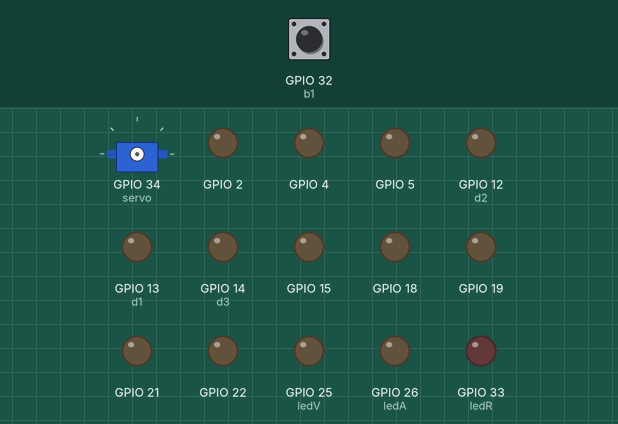
Simulated run of this program. Board: ESP32. Parts: servo, output pins drawn as LEDs (lit = HIGH). The test bench sets the inputs (shaded band); at power-on: GPIO 32 (b1) HIGH. Servo pulses on a pin are drawn as a servo (544–2400 µs = 0–180°); what the program prints to the serial monitor is not drawn.

Above: at 0.1 s.
At 1.7 s:
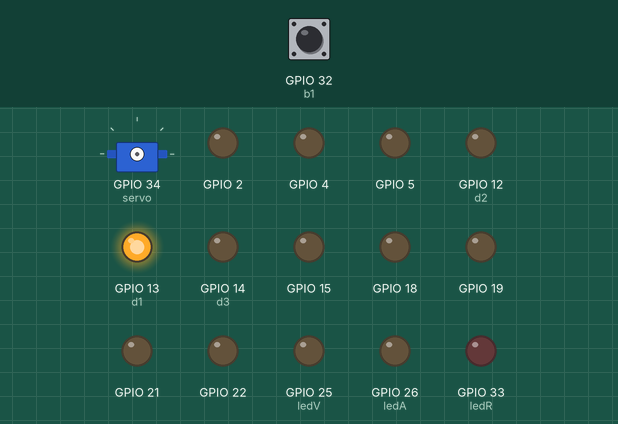
At 4.7 s:
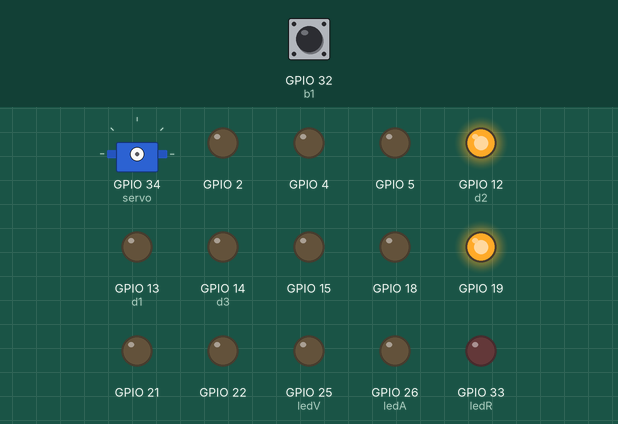
At 7.7 s:
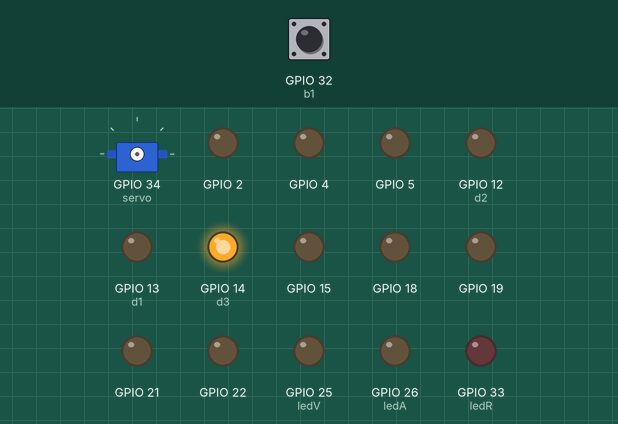
At 16.8 s:
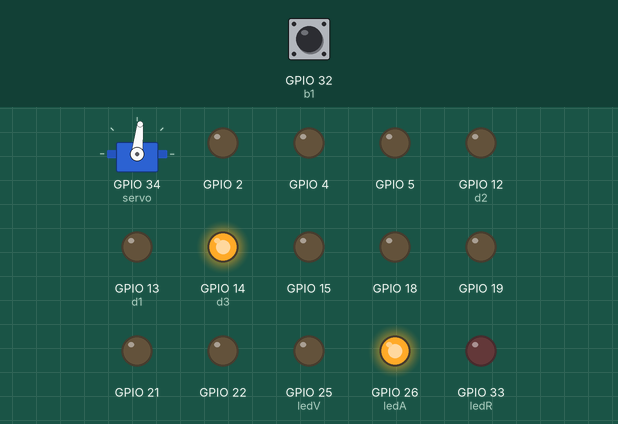
At 38.1 s:
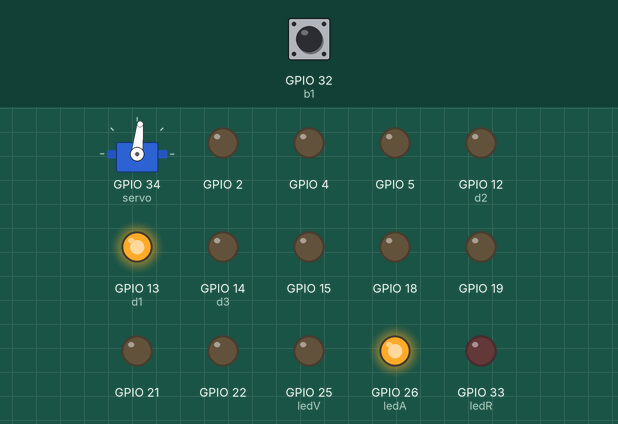
Timing chart, 0 to 39.6 s (numbered marks = the images above):
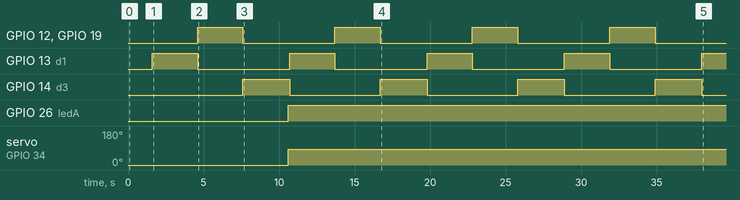

Measured:
- by itself, GPIO 12 (d2), GPIO 13 (d1), GPIO 19: alternates HIGH for 3.0 s and LOW for 6.1 s
- by itself, GPIO 14 (d3): alternates HIGH for 3.1 s and LOW for 6.0 s
- by itself, GPIO 26 (ledA): LOW → HIGH at 10.6 s
- by itself, servo on GPIO 34 (servo): 0° → 84° at 10.6 s

The program:

main.cpp
```cpp
//*****************************************************************************************
//Universidad del Valle de Guatemala
//BE3015: Electrónica Digital 2
//Jimena Sánchez
//Proyecto 1 Digital

//*****************************************************************************************

//*****************************************************************************************
// Librerías
//*****************************************************************************************
#include <Arduino.h>
#include <esp_adc_cal.h>
#include "Display7Seg.h"
#include "AdafruitIO_WiFi.h"

/******** Adafruit IO Config ***********/

// visit io.adafruit.com if you need to create an account,
// or if you need your Adafruit IO key.

#define IO_USERNAME "jimenasanc"
#define IO_KEY "aio_jypx8925mzUPQDT5TuxZibmqpmhg"
#define WIFI_SSID "TIGO-958C-5G"
#define WIFI_PASS "2NB112105126"

AdafruitIO_WiFi io(IO_USERNAME, IO_KEY, WIFI_SSID, WIFI_PASS);
AdafruitIO_Feed *Termometro = io.feed("temperatura");

//*****************************************************************************************
//Definición de pines
//*****************************************************************************************
//parte 1
#define SensorTemp 35
#define b1 32

// parte 2
#define ledR 33
#define ledV 25
#define ledA 26

#define pwmChannel1 1 // canal para led roja
#define pwmChannel2 2 // canal para led verde
#define pwmChannel3 3 // canal para led azul

#define freqPWMled 5000 //Frecuencia de led en Hz
#define resolution 8    //1-16 bits de resolucion

// parte 3
#define servo 34
#define freqPWMservo 50
#define pwmChannel4 4 //canal para el servo
//#define tiempoS 5

//display
#define dA 4
#define dB 21
#define dC 18
#define dD 5
#define dE 22
#define dF 2
#define dG 15
#define dP 19

#define d1 13
#define d2 12
#define d3 14

//*****************************************************************************************
//Prototipos de funciones
//*****************************************************************************************
void configurarPWM(void);

void LEDStemp(void);

void Display7S(int LM35_Sensor);

float ReadVoltage(int ADC_Raw);

//*****************************************************************************************
//Variables Globales
//*****************************************************************************************
int LM35_Sensor = 0;          //resultado, almacena la conversi[on del adc]
float LM35_Temp_Sensor = 0.0; //temp medida

//en vez de usar delay, usar[e esta funci[on]]
long lastTime;
int sampleTime = 3000;

//estado para el boton
int b1State = 0;

//LEDS
int ledDutyCycle = 0;

//SERVO
float sDutyCycle = 0.0;

//Display
int decenas = 0;
int unidades = 0;
int decimales = 0;

//filtro EMA
double adcfilt = 0; //ema. media móvil exponencial
double alpha = 0.09;

//Adafruit
int contador = 0;

//*****************************************************************************************
//ISR
//*****************************************************************************************

//*****************************************************************************************
//Código de configuración
//*****************************************************************************************

void setup()
{
  Serial.begin(115200);
  pinMode(SensorTemp, INPUT);
  pinMode(b1, INPUT_PULLUP);

  pinMode(ledR, OUTPUT);
  pinMode(ledV, OUTPUT);
  pinMode(ledA, OUTPUT);

  lastTime = millis();

  pinMode(servo, OUTPUT);
  configurarPWM();

  configurarDisplay(dA, dB, dC, dD, dE, dF, dG, dP);

  pinMode(d1, OUTPUT);
  pinMode(d2, OUTPUT);
  pinMode(d3, OUTPUT);

  digitalWrite(d1, LOW);
  digitalWrite(d2, LOW);
  digitalWrite(d3, LOW);

  //Adafruit
  while (!Serial)
    ;

  Serial.print("Conectando a Adafruit IO");
  //Connect to io.adafruit.com
  io.connect();

  //Se esperala conexión
  while (io.status() < AIO_CONNECTED)
  {
    Serial.print(".");
    delay(500);
  }
  //Ya se ha conectado
  Serial.println();
  Serial.println(io.statusText());

}

//*****************************************************************************************
//Loop Principal
//*****************************************************************************************
void loop()
{

  //Segmento de Adafruit IO
  io.run();

  // save count to the 'counter' feed on Adafruit IO
  Serial.print("sending temp ");
  Serial.println(contador);
  Termometro->save(LM35_Temp_Sensor);

  if (digitalRead(b1) == LOW)
  {
    b1State = HIGH;
  }
  else if (b1State == HIGH)
  {
    b1State = LOW;
    //para el sensor de temperatura
    lastTime = millis();
    LM35_Sensor = analogReadMilliVolts(SensorTemp); //conecta la variable adc float con el pin de salida
    LM35_Temp_Sensor = LM35_Temp_Sensor / 10.0;     //como el voltaje esta en mV,lo divido entre 10

    //Imprimir en pantalla de Viasual para comprobar lectura
    Serial.print("Temperatura = ");
    Serial.print(LM35_Temp_Sensor);
    //Serial.println(analogReadMilliVolts(SensorTemp) / 10.0);
    Serial.println(" °C ");
  }
  Display7S(LM35_Sensor); //cálculos
  //DISPLAYS
  digitalWrite(d1, HIGH); //controla el primer display = decenas
  digitalWrite(d2, LOW);
  digitalWrite(d3, LOW);
  Display7S(decenas);
  desplegarPunto(0);

  lastTime = millis();
  while (millis() < lastTime + sampleTime)
    ;
  digitalWrite(d1, LOW);
  digitalWrite(d2, HIGH); //controla el segundo display = unidades
  digitalWrite(d3, LOW);
  Display7S(unidades);
  desplegarPunto(1);

  lastTime = millis();
  while (millis() < lastTime + sampleTime)
    ;

  digitalWrite(d1, LOW);
  digitalWrite(d2, LOW);
  digitalWrite(d3, HIGH); //controla el tercer display = decimales
  Display7S(decimales);
  desplegarPunto(0);
  lastTime = millis();
  while (millis() < lastTime + sampleTime)
    ;

  adcfilt = (alpha * LM35_Temp_Sensor) + ((1 - alpha) * adcfilt); //filtro ema

  //llamo a las demas funciones
  LEDStemp();
}
float ReadVoltage(int ADC_Raw)
{
  esp_adc_cal_characteristics_t adc_chars;
  esp_adc_cal_characterize(ADC_UNIT_1, ADC_ATTEN_11db, ADC_WIDTH_12Bit, 1100, &adc_chars);
  return (esp_adc_cal_raw_to_voltage(ADC_Raw, &adc_chars));
}

//*****************************************************************************************
//Configuración de función de PWM
//*****************************************************************************************
void configurarPWM()
{
  //Paso 1: Configurar el modulo PWM
  ledcSetup(pwmChannel1, freqPWMled, resolution);
  ledcSetup(pwmChannel2, freqPWMled, resolution);
  ledcSetup(pwmChannel3, freqPWMled, resolution);

  ledcSetup(pwmChannel4, freqPWMservo, resolution);

  //Paso 2: Relacionar el GPIO y el canal
  ledcAttachPin(ledR, pwmChannel1);
  ledcAttachPin(ledV, pwmChannel2);
  ledcAttachPin(ledA, pwmChannel3);

  ledcAttachPin(servo, pwmChannel4);
}

//*****************************************************************************************
//Función de LEDS y servo
//*****************************************************************************************
void LEDStemp()
{
  //si la temperatura es menor a 37 °C, el color del semaforo es verde
  if (LM35_Temp_Sensor <= 37.0)
  {
    ledcWrite(pwmChannel1, 0);
    ledcWrite(pwmChannel2, 255);
    ledcWrite(pwmChannel3, 0);

    sDutyCycle = 7.8;

    ledcWrite(pwmChannel4, sDutyCycle);
  }
  //si la temperatura esta arriba de 37°C y abajo de 37.5°C , se enciende la led azul
  if (37.0 > LM35_Temp_Sensor && LM35_Temp_Sensor < 37.5)
  {
    ledcWrite(pwmChannel1, 0);
    ledcWrite(pwmChannel2, 0);
    ledcWrite(pwmChannel3, 255);

    sDutyCycle = 18;

    ledcWrite(pwmChannel4, sDutyCycle);
  }
  //si la temperatura es mayor a 37.5°C, el color del semaforo es rojo
  if (LM35_Temp_Sensor >= 37.5)
  {
    ledcWrite(pwmChannel1, 255);
    ledcWrite(pwmChannel2, 0);
    ledcWrite(pwmChannel3, 0);

    sDutyCycle = 26;

    ledcWrite(pwmChannel4, sDutyCycle);
  }
}

//*****************************************************************************************
//Función de Displays
//*****************************************************************************************
void Display7S(int LM35_Sensor)
{
  //hago las operaciones para cada que display imprima cada valor
  decenas = LM35_Temp_Sensor / 10;
  unidades = LM35_Temp_Sensor - (decenas * 10);
  decimales = (LM35_Temp_Sensor * 10) - (decenas * 100) - (unidades = 10);

}
```
